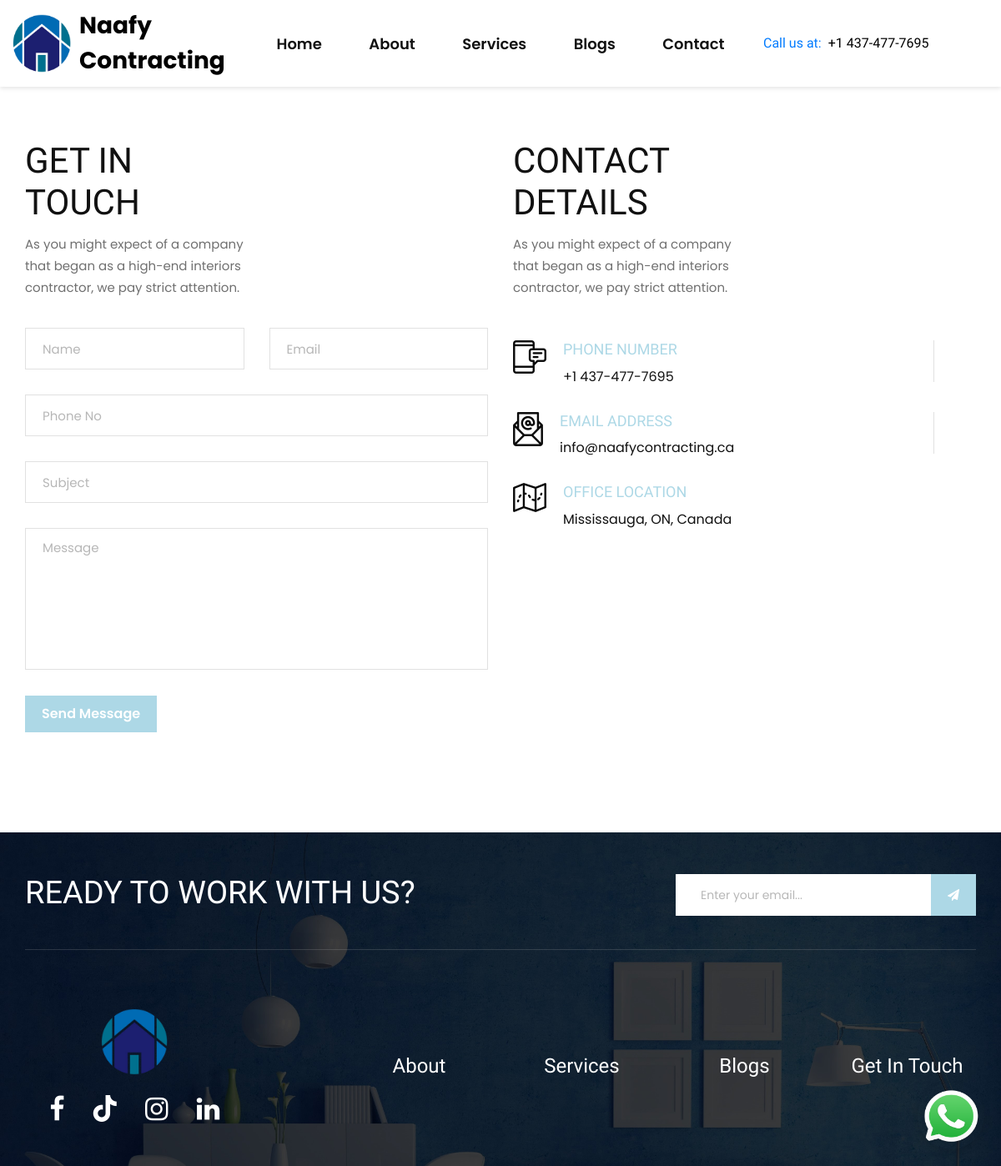
The page /contact-us/ on the database its author committed.
### contact/models.py (models this page shows, shortened)
class ContactDetails(models.Model):
    phone_no = models.CharField(max_length=20, default="+123 456 7890")
    email = models.EmailField(unique=True)
    office_location = models.CharField(max_length=100)

### contact/views.py (the view)
# urls.py: path("", views.contact_us, name="contactus"),
def contact_us(request):
    contact_details = ContactDetails.objects.all().first()
    context = {
        "contact_details" : contact_details,
    }
    return render(request, "contact/contact-us.html", context)

### home/context_processors.py (called while the page is built)
def default(request):
    contact_details = ContactDetails.objects.first()
    return {
        "contact_details" : contact_details,
    }

### templates/contact/contact-us.html (shortened to what this page needs)
{% extends "partials/core.html" %}
{% load static %}
{% block content %}
    <section class="contact spad">
        <div class="container">
            <div class="row">
                <div class="col-lg-6">
                    <div class="row">
                        <div class="col-lg-6 mt-5">
                            <div class="contact__form__text">
                                <div class="section-title">
                                    <h2>Get in touch</h2>
                                </div>
                                <p>As you might expect of a company that began as a high-end interiors contractor, we pay strict
                                attention.</p>
                            </div>
                        </div>
                    </div>
                    <div class="contact__form">
                        <form method="POST" action="{% url 'contact:contact-form' %}">
                            <div class="row">
                                <div class="col-lg-6 col-md-6 col-sm-6">
                                    <input type="text" name="name" id="name" placeholder="Name" required>
                                </div>
                                <div class="col-lg-6 col-md-6 col-sm-6">
                                    <input type="email" name="email" id="email" placeholder="Email" required>
                                </div>
                                <div class="col-lg-12 col-md-12">
                                    <input type="number" name="phone_no" id="phone_no" placeholder="Phone No" required>
                                </div>
                                <div class="col-lg-12 col-md-12">
                                    <input type="text" name="subject" id="subject" placeholder="Subject" required>
                                </div>
                                <div class="col-lg-12">
                                    <textarea name="message" id="message" placeholder="Message" required></textarea>
                                    <button type="submit" class="site-btn button-hover-effect">Send Message</button>
                                </div>
                            </div>
                        </form>
                    </div>
                </div>
                <div class="col-lg-6">
                    <div class="row">
                        <div class="col-lg-6 mt-5">
                            <div class="contact__text">
                                <div class="section-title">
                                    <h2>Contact Details</h2>
                                </div>
                                <p>As you might expect of a company that began as a high-end interiors contractor, we pay strict
                                attention.</p>
                            </div>
                        </div>
                        <div class="col-lg-12 col-md-12 col-sm-12">
                            <div class="contact__widget__item">
                                <div class="contact__widget__item__icon">
                                    <img src="{% static 'img/contact/ci-1.png' %}" alt="">
                                </div>
                                <div class="contact__widget__item__text">
                                    <h5>Phone Number</h5>
                                    <span>{{contact_details.phone_no}}</span>
                                </div>
                            </div>
                        </div>
                        <div class="col-lg-12 col-md-12 col-sm-12">
                            <div class="contact__widget__item">
                                <div class="contact__widget__item__icon">
                                    <img src="{% static 'img/contact/ci-2.png' %}" alt="">
                                </div>
                                <div class="contact__widget__item__text">
                                    <h5>Email Address</h5>
                                    <span>{{contact_details.email}}</span>
                                </div>
                            </div>
                        </div>
                        <div class="col-lg-12 col-md-12 col-sm-12">
                            <div class="contact__widget__item last__item">
                                <div class="contact__widget__item__icon">
                                    <img src="{% static 'img/contact/ci-3.png' %}" alt="">
                                </div>
                                <div class="contact__widget__item__text">
                                    <h5>Office Location</h5>
                                    <span>{{contact_details.office_location}}</span>
                                </div>
                            </div>
                        </div>
                    </div>
                </div>
            </div>
        </div>
    </section>
{% endblock content %}

### templates/partials/core.html (shortened to what this page needs)
{% load static %}
<!DOCTYPE html>
<html lang="zxx">
<head>
    <link rel="stylesheet" href="https://cdnjs.cloudflare.com/ajax/libs/font-awesome/6.0.0/css/all.min.css">
    <link rel="stylesheet" href="{% static 'css/bootstrap.min.css' %}" type="text/css">
    <link rel="stylesheet" href="{% static 'css/font-awesome.min.css' %}" type="text/css">
    <link rel="stylesheet" href="{% static 'css/elegant-icons.css' %}" type="text/css">
    <link rel="stylesheet" href="{% static 'css/owl.carousel.min.css' %}" type="text/css">
    <link rel="stylesheet" href="{% static 'css/slicknav.min.css' %}" type="text/css">
    <link rel="stylesheet" href="{% static 'css/style.css' %}" type="text/css">
    <link rel="stylesheet" href="{% static 'css/custom.css' %}" type="text/css">
</head>
<body>
    <header class="header">
        <div class="container-fluid">
            <div class="row align-items-center">
                <div class="col-lg-3">
                    <div class="header__logo">
                        <a href="{% url 'home:home' %}">
                            <img src="{% static 'img/logo.png' %}" alt="Logo">
                        </a>
                        <span class="header__title">Naafy Contracting</span>
                    </div>
                </div>
                <div class="col-lg-6">
                    <nav class="header__menu desktop-menu">
                        <ul>
                            <li><a href="{% url 'home:home' %}">Home</a></li>
                            <li><a href="{% url 'aboutus:aboutus' %}">About</a></li>
                            <li><a href="{% url 'services:services' %}">Services</a></li>
                            <li><a href="{% url 'blog:blog-list' %}">Blogs</a></li>
                            <li><a href="{% url 'contact:contactus' %}">Contact</a></li>
                        </ul>
                    </nav>
                </div>
                <div class="col-lg-3">
                    <div class="header__widget">
                        <h4 class="mr-2 text-primary">Call us at:</h4>
                        <h4>{{contact_details.phone_no}}</h4>
                    </div>
                </div>
            </div>
        </div>
    </header>
    {% block content %}
    {% endblock content %}
    <div class="whatsapp-button">
        <a href="https://wa.me/+14374777695" target="_blank">
            <img src="{% static 'img/whatsapp-logo.png' %}" alt="WhatsApp Chat">
        </a>
    </div>
    <footer class="footer set-bg" data-setbg="{% static 'img/footer.jpg' %}">
        <div class="container">
            <div class="footer__top">
                <div class="row">
                    <div class="col-lg-8 col-md-6">
                        <div class="footer__top__text">
                            <h2>Ready To Work With Us?</h2>
                        </div>
                    </div>
                    <div class="col-lg-4 col-md-6">
                        <div class="footer__top__newslatter">
                            <form id="email-form" method="POST" action="{% url 'home:save-email' %}">
                                <input type="email" name="email" id="email" placeholder="Enter your email...">
                                <button class="button-hover-effect" type="submit"><i class="fa fa-send"></i></button>
                            </form>
                        </div>
                    </div>
                </div>
            </div>
            <div class="row">
                <div class="col-lg-3 col-md-6 col-sm-6 stats-container">
                    <div class="footer__about">
                        <div class="footer__logo">
                            <a href="{% url "home:home" %}"><img src="{% static 'img/logo.png' %}" width="80px" alt="Naafy Contracting"></a>
                        </div>
                        <div class="footer__social">
                            <a href="https://www.facebook.com/profile.php?id=61560731714423" target="_blank"><i class="fa fa-facebook" style="font-size: 2rem;"></i></a>
                            <a href="https://www.tiktok.com/@burly.contracting" target="_blank"><i class="fa-brands fa-tiktok" style="font-size: 2rem;"></i></a>
                            <a href="https://www.instagram.com/burly.contracting/?utm_source=ig_web_button_share_sheet" target="_blank"><i style="font-size: 2rem;" class="fa fa-instagram"></i></a>
                            <a href="#" target="_blank"><i style="font-size: 2rem;" class="fa fa-linkedin"></i></a>
                        </div>
                    </div>
                </div>
                <div class="col-lg-2 offset-lg-1 col-md-3 col-sm-6 stats-container">
                    <div class="footer__widget">
                        <a href="{% url 'aboutus:aboutus' %}"><h4 class="text-white">About</h4></a>
                    </div>
                </div>
                <div class="col-lg-2 col-md-3 col-sm-6 stats-container">
                    <div class="footer__widget">
                        <a href="{% url 'services:services' %}"><h4 class="text-white">Services</h4></a>
                    </div>
                </div>
                <div class="col-lg-2 col-md-6 col-sm-6 stats-container">
                    <div class="footer__address">
                        <a href="{% url 'blog:blog-list' %}"><h4 class="text-white">Blogs</h4></a>
                    </div>
                </div>
                <div class="col-lg-2 col-md-6 col-sm-6 stats-container">
                    <div class="footer__address">
                        <a href="{% url 'contact:contactus' %}"><h4 class="text-white">Get In Touch</h4></a>
                    </div>
                </div>
            </div>
        </div>
</footer>
</body>
</html>

### static/css/style.css (style rules this page uses)
html, body { height: 100%; font-family: "Poppins", sans-serif; -webkit-font-smoothing: antialiased; }
h1, h2, h3, h4, h5, h6 { margin: 0; color: #111111; font-weight: 400; font-family: "Aldrich", sans-serif; }
h2 { font-size: 36px; }
h4 { font-size: 24px; }
h5 { font-size: 18px; }
p { font-size: 15px; font-family: "Poppins", sans-serif; color: #707070; font-weight: 400; line-height: 26px; margin: 0 0 15px 0; }
img { max-width: 100%; }
ul, ol { padding: 0; margin: 0; }
.section-title { margin-bottom: 40px; }
.section-title h2 { font-size: 42px; color: #111111; line-height: 50px; text-transform: uppercase; }
.set-bg { background-repeat: no-repeat; background-size: cover; background-position: top center; }
.spad { padding-top: 100px; padding-bottom: 100px; }
.site-btn { font-size: 16px; color: #ffffff; background: #ADD8E6; font-weight: 600; border: none; display: inline-block; padding: 14px 36px; }
.header { position: absolute; width: 100%; top: 0; left: 0; z-index: 9; padding: 30px 0 0; }
.header__logo a { display: inline-block; }
.header__menu { text-align: center; }
.header__menu ul li { list-style: none; display: inline-block; position: relative; margin-right: 40px; }
.header__menu ul li:last-child { margin-right: 0; }
.header__menu ul li a { font-size: 18px; color: #111111; display: block; font-weight: 600; padding: 5px 0; position: relative; }
.header__menu ul li a:after { position: absolute; left: 0; bottom: 0; height: 2px; width: 100%; background: #111111; content: ""; -webkit-transition: all, 0.4s; -o-transition: all, 0.4s; transition: all, 0.4s; -webkit-transform: scale(0); -ms-transform: scale(0); transform: scale(0); }
.header__widget { text-align: right; }
.header__widget h4 { font-size: 22px; color: #111111; }
.footer { padding-top: 50px; }
.footer__top { border-bottom: 1px solid rgba(183, 183, 183, 0.2); padding-bottom: 40px; margin-bottom: 50px; }
.footer__top__text h2 { color: #ffffff; font-size: 38px; text-transform: uppercase; }
.footer__top__newslatter form { position: relative; }
.footer__top__newslatter form input { width: 100%; height: 50px; color: #b7b7b7; padding-left: 30px; font-size: 14px; border: none; }
.footer__top__newslatter form input::placeholder { color: #b7b7b7; }
.footer__top__newslatter form button { font-size: 14px; color: #ffffff; background: #ADD8E6; border: none; height: 100%; padding: 0 20px; position: absolute; right: 0; top: 0; }
.footer__about { margin-bottom: 30px; }
.footer__about .footer__logo { margin-bottom: 24px; }
.footer__about .footer__logo a { display: inline-block; }
.footer__about .footer__social a { font-size: 18px; color: #ffffff; -webkit-transition: all, 0.3s; -o-transition: all, 0.3s; transition: all, 0.3s; margin-right: 30px; }
.footer__about .footer__social a:last-child { margin-right: 0; }
.footer__widget { margin-bottom: 30px; }
.footer__address { margin-bottom: 30px; }
.contact { padding-top: 120px; padding-bottom: 120px; }
.contact__text { margin-bottom: 50px; }
.contact__text .section-title { margin-bottom: 12px; }
.contact__text p { margin-bottom: 0; }
.contact__widget__item { position: relative; margin-bottom: 30px; }
.contact__widget__item.last__item:after { display: none; }
.contact__widget__item:after { position: absolute; right: 50px; top: 0px; width: 1px; height: 50px; background: #e1e1e1; content: ""; }
.contact__widget__item__icon { float: left; margin-right: 20px; }
.contact__widget__item__text { overflow: hidden; }
.contact__widget__item__text h5 { color: #ADD8E6; text-transform: uppercase; margin-bottom: 10px; }
.contact__widget__item__text span { color: #111111; display: block; }
.contact__form__text { margin-bottom: 35px; }
.contact__form__text .section-title { margin-bottom: 12px; }
.contact__form__text p { margin-bottom: 0; }
.contact__form form input { height: 50px; width: 100%; font-size: 15px; color: #b7b7b7; padding-left: 20px; border: 1px solid #e1e1e1; margin-bottom: 30px; }
.contact__form form input::placeholder { color: #b7b7b7; }
.contact__form form textarea { height: 170px; width: 100%; font-size: 15px; color: #b7b7b7; padding-left: 20px; padding-top: 12px; border: 1px solid #e1e1e1; resize: none; margin-bottom: 24px; }
.contact__form form textarea::placeholder { color: #b7b7b7; }
@media only screen and (min-width: 1200px) { .container { max-width: 1170px; } }

### rows shown on the page
ContactDetails: phone_no "+1 437-477-7695", email "info@naafycontracting.ca", office_location "Mississauga, ON, Canada"
